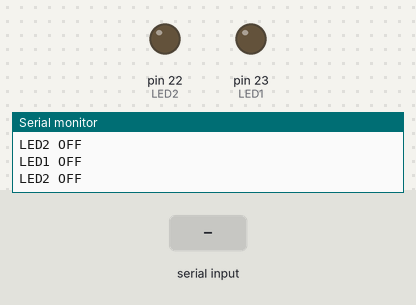
A sketch run on a simulated Arduino Mega 2560, built with avr-gcc and run on an emulated ATmega2560. Shown: output pins drawn as LEDs (lit = HIGH), the last lines printed to the serial monitor. Dashed ring = blinking. Inputs (shaded band) come from the test bench.

Above: at 1.2 s.
1.3 s: "a" received over Serial
At 1.55 s:
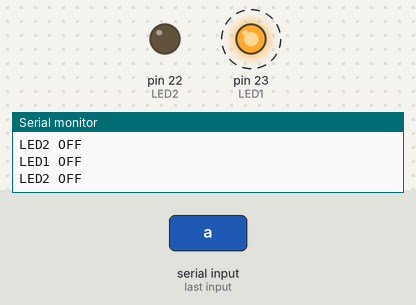
4.3 s: "s" received over Serial
At 4.57 s:
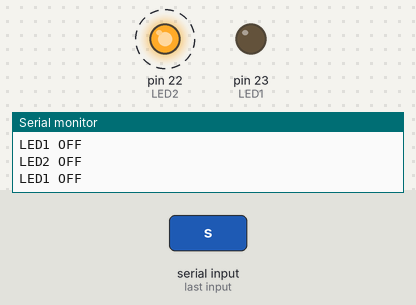
Timing chart, 0 to 7.3 s (numbered marks = the images above; inputs shaded):
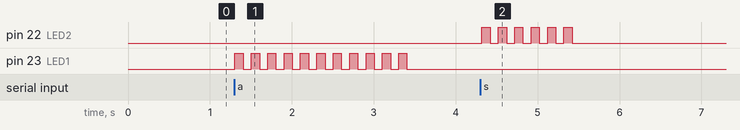

Measured:
- after the input at 1.3 s, pin 23 (LED1): alternates HIGH for 0.10 s and LOW for 0.10 s, 22 changes in all, then stays LOW, starting at once
- after the input at 4.3 s, pin 22 (LED2): alternates HIGH for 0.10 s and LOW for 0.10 s, 12 changes in all, then stays LOW, starting at once

The sketch:

sketch_jul08ablink10.ino
```cpp
#define LED1 23
#define LED2 22
void setup() {
  Serial.begin(9600);
  pinMode(LED1, OUTPUT);
  pinMode(LED2, OUTPUT);
}


void loop() {
  char ch1;
  ch1 = Serial.read();
  if (ch1 == 'a' ) {
    for (int i = 0; i <= 10; i++){
      digitalWrite(LED1, HIGH);
      delay(100);
      digitalWrite(LED1, LOW);
      delay(100);
    }
      Serial.println("LED1 ON");
    }else {
      digitalWrite(LED1, LOW);
      Serial.println("LED1 OFF");
    }
  if (ch1 == 's' ) {
    for (int i = 0; i <= 5; i++){
      digitalWrite(LED2, HIGH);
      delay(100);
      digitalWrite(LED2, LOW);
      delay(100);
    }
      Serial.println("LED2 ON");
    }else {
      digitalWrite(LED2, LOW);
      Serial.println("LED2 OFF");
    }
  }
```
